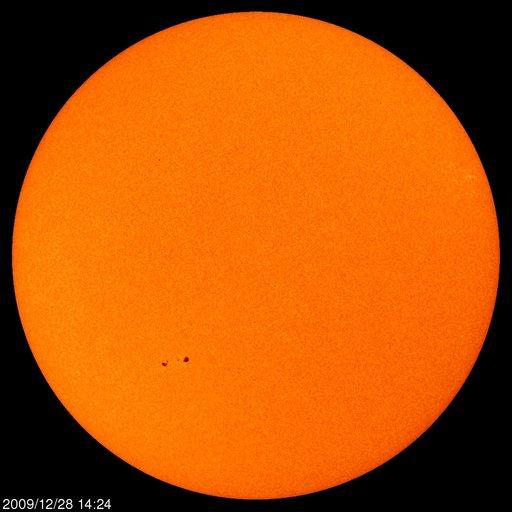
#> input picture SOHO_Images/20091228_1424_mdiigr_512.jpg, 512 x 512 px
$ python sunspot_tracker.py --images SOHO_Images
#> lines starting #> are read from the running program, lines starting #| are printed output that depends on the picture; after the words box and inside, x2 and y2 are one past the last pixel; in counts of white or black regions, pixels touching at a corner belong together
#External modules
import imutils
import cv2
from imutils import contours
from skimage import measure
import matplotlib.pyplot as plt
import pandas as pd
import numpy as np

#Standard python modules
import argparse, glob, time, re, itertools, math, copy
from datetime import datetime


ap = argparse.ArgumentParser()
ap.add_argument("-i", "--images", required=True, help="Path to the image folder")
ap.add_argument('-d', "--display", help='Display image frames and sunspot information during processing', action='store_true')

args = ap.parse_args()

#Round number to n decimal places
# [14 lines left out: functions round_to_n, toSphereCoordsFromOrthographic, not called in this run]

#Container class for finding the size and position of the sun in an image.
class SunImage:
    def __init__(self,image):
        self.image = image
        self.radius = -1
        self.centerCoords = None
        self.findSun(image)

    #Find a circle which matches the disc of the sun.
    def findSun(self, image):
        circles = cv2.HoughCircles(image, cv2.HOUGH_GRADIENT, 1.2, 100)

        if circles is not None:
            circles = np.round(circles[0, :]).astype("int")
            for (xc, yc, r) in circles:
                H, W = image.shape
                x, y = np.meshgrid(np.arange(W), np.arange(H))
                d2 = (x - xc)**2 + (y - yc)**2
                mask = d2 < (r-10)**2
                image[~mask] = 0
                cv2.circle(image, (xc, yc), r, 0, 7)

            self.image = image
            self.radius = r
            self.centerCoords = (xc, yc)

#Container class for sunspots and their various statistics.
#Has methods for both pixel coordinates in the image and conversions the spherical coordinates of the sun.
class SunSpot:
    def __init__(self, sunImage, cartesianCenterCoords, radius, boundingRect, filename, time):
        self.sunImage = sunImage
        self.cartesianCoords = cartesianCenterCoords
        self.filename = filename
        self.time = time
        self.boundingRect = boundingRect

    #Get the flat image coordinates sun centered by simply subtracting the found solar disc center
    # from the found center of the sunspot.
    def getSunCenteredCartestianCoords(self):
        return self.cartesianCoords - np.array(self.sunImage.centerCoords)

    #Get a bounding rectangle which contains the sunspot in sun centered coordinates.
    def getSunCenteredBoundingRectCoords(self):
        return np.array((self.boundingRect[0],self.boundingRect[1])) - np.array(self.sunImage.centerCoords)

    #Get a bounding rectangle which contains the sunspot in spherical coordinates.
    # [16 lines left out: functions getOrthographicSphereBoundingRectDegrees, getOrthographicSphereAreaDegreesSqrd, not called in this run]

    #Get the center of the sunspot in spherical coordinates.
    def getOrthographicSphereCoordsDegrees(self):
        sunCenteredCoords = self.getSunCenteredCartestianCoords()
        return (toSphereCoordsFromOrthographic(sunCenteredCoords[0], sunCenteredCoords[1], self.sunImage.radius)/math.pi)*180

# [46 lines left out: functions findSunspotUncertainty, displayImageAndSunSpotInfo, not called in this run]

def filterPossibleMatches(matchedPairs):
    if not matchedPairs:
        return []
    sumOfMovement = 0
    for mp in matchedPairs:
        sumOfMovement += mp[2]
    averageMovement = sumOfMovement/len(matchedPairs)
    filteredPairs = []
    remainingPairs = matchedPairs
    while(remainingPairs):
        minPair = min(remainingPairs , key=lambda x: abs(x[2]-averageMovement))
        remainingPairs = list(filter(lambda x: not np.array_equal(x[0].cartesianCoords, minPair[0].cartesianCoords), remainingPairs))
        remainingPairs = list(filter(lambda x: not np.array_equal(x[1].cartesianCoords, minPair[1].cartesianCoords), remainingPairs))
        filteredPairs.append(minPair)
    return filteredPairs

def matchSpotsBetweenFrames(previousSunSpots, newSunSpots):
    if not previousSunSpots or not newSunSpots:
        return []
    allPairedCenters = []
    for oc in previousSunSpots:
        for nc in newSunSpots:
            movementVector = nc.cartesianCoords-oc.cartesianCoords
            movementDistance = np.linalg.norm(movementVector)
            if movementVector[0] > 0 and movementDistance < 70:
                allPairedCenters.append((oc,nc,movementDistance))

    return filterPossibleMatches(allPairedCenters)

def findSunSpots(sun, image, blurred, imagefilename, imagetime):
    thresh = cv2.threshold(blurred, 140, 255, cv2.THRESH_BINARY)[1]

    labels = measure.label(thresh, background=0)
    mask = np.zeros(thresh.shape, dtype="uint8")

    for label in np.unique(labels):
        if label == 0:
            continue

        labelMask = np.zeros(thresh.shape, dtype="uint8")
        labelMask[labels == label] = 255
        numPixels = cv2.countNonZero(labelMask)

        if numPixels < 300:
            mask = cv2.add(mask, labelMask)

    cntrs = cv2.findContours(mask.copy(), cv2.RETR_EXTERNAL,
        cv2.CHAIN_APPROX_SIMPLE)
    cntrs = imutils.grab_contours(cntrs)
    if len(cntrs) < 1:
        return [],image
    cntrs = contours.sort_contours(cntrs)[0]

    sunSpots = []
    for (i, c) in enumerate(cntrs):
        (x, y, w, h) = cv2.boundingRect(c)
        ((cX, cY), radius) = cv2.minEnclosingCircle(c)
        sunSpots.append(SunSpot(sun, np.array((cX,cY), dtype=np.int32), radius, (x, y, w, h), imagefilename, imagetime))
        cv2.circle(image, (int(cX), int(cY)), int(radius),
            (0, 0, 255), 3)
        cv2.putText(image, "#{}".format(i + 1), (x, y - 15),
            cv2.FONT_HERSHEY_DUPLEX, 0.45, (0, 0, 255), 2)
    cv2.circle(image, sun.centerCoords, sun.radius, (0,255,0), 2)
    return sunSpots,image

# [67 lines left out: functions generateSunspotRotationRecord, generateSunspotRecord, not called in this run]

#Get all image files in the
imageFilenames = glob.glob("{imagePath}/*.jpg".format(imagePath=args.images)) + glob.glob("{imagePath}/*.png".format(imagePath=args.images))
imageFilenames.sort()

previousSunSpots = None
lastRecordTime = None
diffT = None
samples = pd.DataFrame(columns=['latitude','period'])
activeVectorChains = []
for i in imageFilenames:

    #Get the time and date the image was recorded
    timeString = re.search(r'[\d]{8}_[\d]{4}', i).group()
    recordTime = datetime.strptime(timeString, '%Y%m%d_%H%M')
    print(str(recordTime)+":")
    print(i)
    if lastRecordTime:
        diffT = recordTime - lastRecordTime
        print("DT = {DT}\n".format(DT=diffT))
    lastRecordTime = recordTime

    # load image, convert to grayscale, and blur it
    image = cv2.imread(i)
#> image is the input picture: shape (512, 512, 3); mean B, G, R 4.1, 81.9, 179.1
    gray = cv2.cvtColor(image, cv2.COLOR_BGR2GRAY)
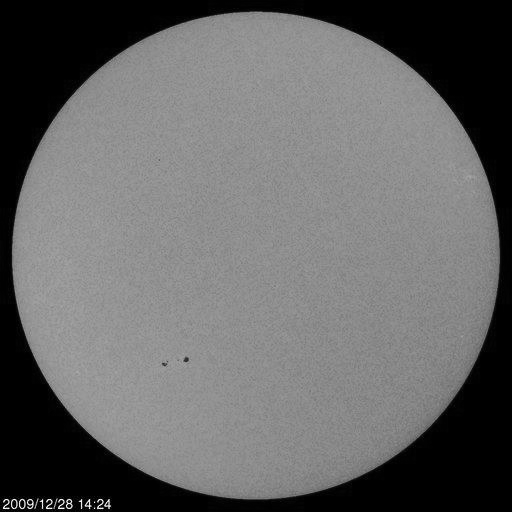
#> gray: shape (512, 512); min 0, max 255, mean 102.1
    gray = ~gray
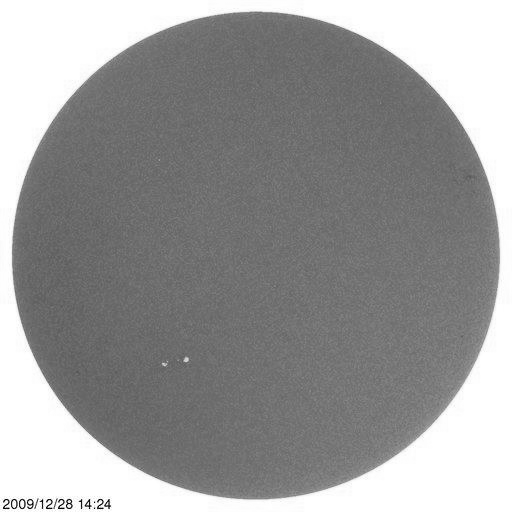
#> gray: shape (512, 512); min 0, max 255, mean 152.9
    blurred = cv2.GaussianBlur(gray, (5, 5), 0)

    #Find the radius and center of the solar disc in the image
    sun = SunImage(blurred)
#> in findSun, `circles = cv2.HoughCircles(image, cv2.HOUGH_GRADIENT, 1.2, 100)`: circles = [[253.8, 253.8, 242.2]]
#> in findSun, `circles = np.round(circles[0, :]).astype("int")`: circles = [[254, 254, 242]]
#> the loop in findSun, `for (xc, yc, r) in circles:` made 1 pass
#> (xc, yc, r, H, W) on pass 1: (254, 254, 242, 512, 512)
#> pass 1, in findSun, `d2 = (x - xc)**2 + (y - yc)**2`:
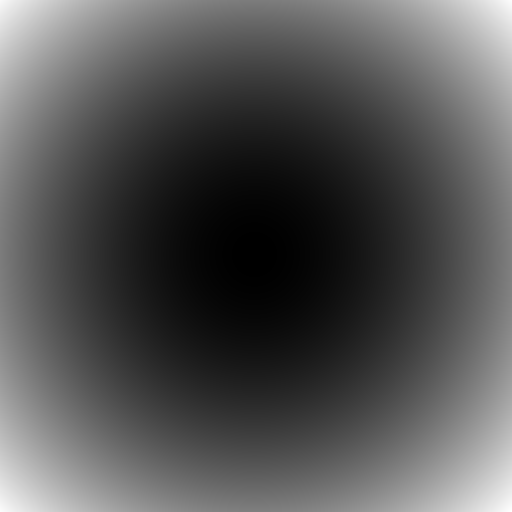
#> d2: shape (512, 512) int64; min 0, max 132098, mean 43695; drawn with min black and max white
#> pass 1, in findSun, `mask = d2 < (r-10)**2`:
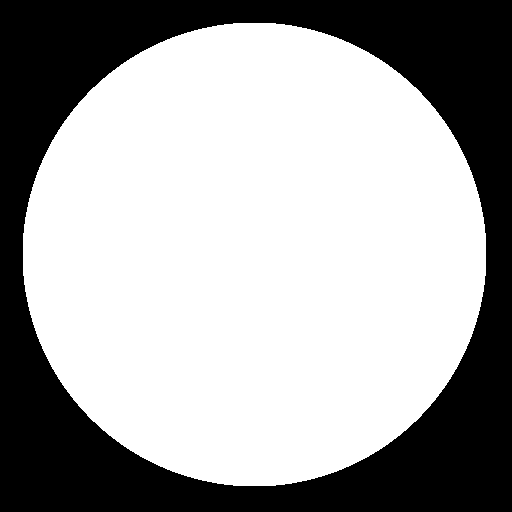
#> mask: shape (512, 512) bool; 64.5% white; 1 black region, box (x1, y1, x2, y2) and area: (0, 0, 512, 512) 93107
#> after the loop in findSun, `for (xc, yc, r) in circles:`:
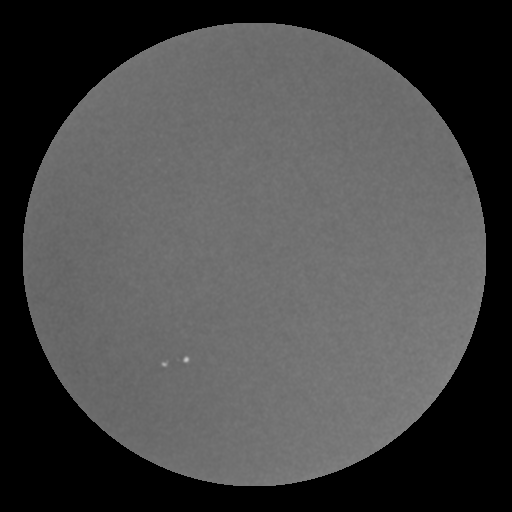
#> image: shape (512, 512); min 0, max 199, mean 72
#> in findSun, `self.radius = r`: self.radius = 242
#> in findSun, `self.centerCoords = (xc, yc)`: self.centerCoords = (254, 254)

    #Find sunspots in the image
    newSunSpots,image = findSunSpots(sun, image, blurred,i,recordTime)
#> in findSunSpots, `thresh = cv2.threshold(blurred, 140, 255, cv2.THRESH_BINARY)[1]`:
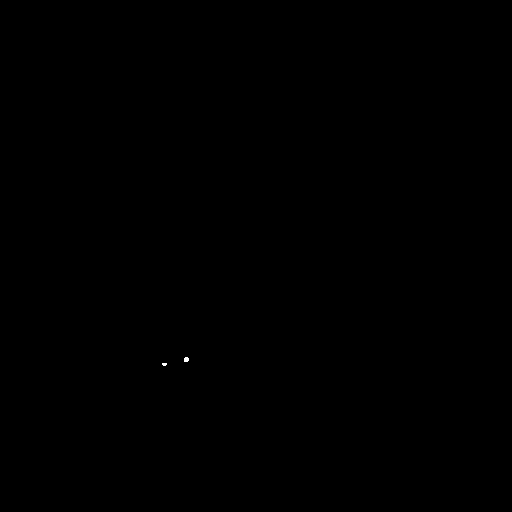
#> thresh: shape (512, 512); 0.01% white; 2 white regions (1 under 20 px), largest, box (x1, y1, x2, y2) and area: (184, 357, 189, 362) 22
#> in findSunSpots, `labels = measure.label(thresh, background=0)`: labels: shape (512, 512) int64; 3 distinct labels, from 0 to 2
#> the loop in findSunSpots, `for label in np.unique(labels):` made 3 passes
#> numPixels on passes 2 to 3: 22, 13
#> after the loop in findSunSpots, `for label in np.unique(labels):`: labelMask: shape (512, 512); 0% white in thin lines or dots, all inside (x1, y1, x2, y2) = (162, 363, 167, 366)
#> in findSunSpots, `cntrs = cv2.findContours(mask.copy(), cv2.RETR_EXTERNAL, cv2.CHAIN_APP..`: cntrs = 2 contours, all with area under 20
#> the loop in findSunSpots, `for (i, c) in enumerate(cntrs):` made 2 passes
#> (x, y, w, h, cX, cY, radius) on passes 1 to 2: (162, 363, 5, 3, 164, 363.5, 2.06), (184, 357, 5, 5, 185.8, 359.2, 2.53)
#> after the loop in findSunSpots, `for (i, c) in enumerate(cntrs):`: sunSpots = 2 items
#> in findSunSpots, `cv2.circle(image, sun.centerCoords, sun.radius, (0,255,0), 2)`:
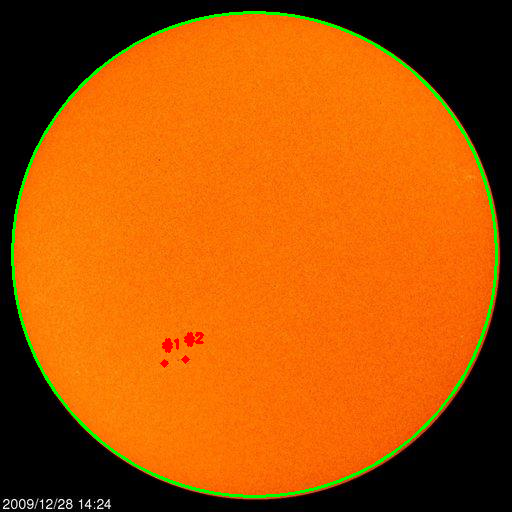
#> image: shape (512, 512, 3); mean B, G, R 3.8, 84.6, 175.4
#> newSunSpots = 2 items

    #Find the matching sunspot images between this frame and previous frame.
    timePairedCenters = matchSpotsBetweenFrames(previousSunSpots, newSunSpots)
#> timePairedCenters = []
    previousSunSpots = newSunSpots
#> previousSunSpots = 2 items

    for tpc in timePairedCenters:
        tpcChained = False
        for chain in activeVectorChains:
            if chain['sunspots'][-1].cartesianCoords[0] == tpc[0].cartesianCoords[0] and \
             chain['sunspots'][-1].cartesianCoords[1] == tpc[0].cartesianCoords[1]:

                chain['sunspots'].append(tpc[1])
                chain['timeElapsed'] += diffT.total_seconds()

                tpcChained = True

        if not tpcChained:
            activeVectorChains.append({'sunspots': [tpc[0], tpc[1]],'timeElapsed' : diffT.total_seconds()})
#> this loop made 0 passes
#> after the loop, activeVectorChains = []

    if args.display:
        displayImageAndSunSpotInfo(sun, timePairedCenters)
#> pass 2 of the loop `for i in imageFilenames:`:
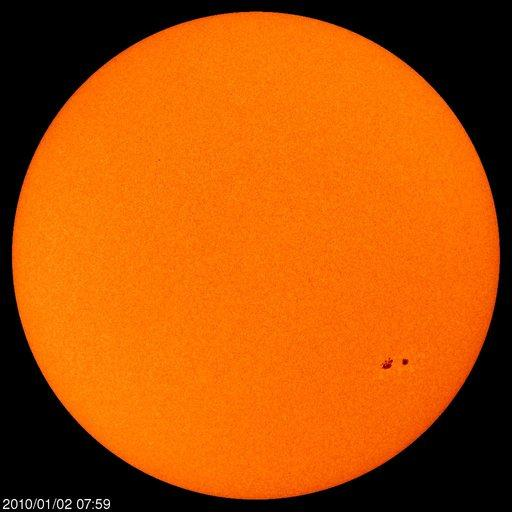
#> input picture SOHO_Images/20100102_0759_mdiigr_512.jpg, 512 x 512 px
#> image is the input picture: shape (512, 512, 3); mean B, G, R 4.1, 82.1, 179.1
#> in findSun (call 2), `circles = cv2.HoughCircles(image, cv2.HOUGH_GRADIENT, 1.2, 100)`: circles = [[255, 256.2, 244]]
#> in findSun (call 2), `circles = np.round(circles[0, :]).astype("int")`: circles = [[255, 256, 244]]
#> the loop in findSun (call 2), `for (xc, yc, r) in circles:` made 1 pass
#> (xc, yc, r, H, W) on pass 1: (255, 256, 244, 512, 512)
#> after the loop in findSun (call 2), `for (xc, yc, r) in circles:`:
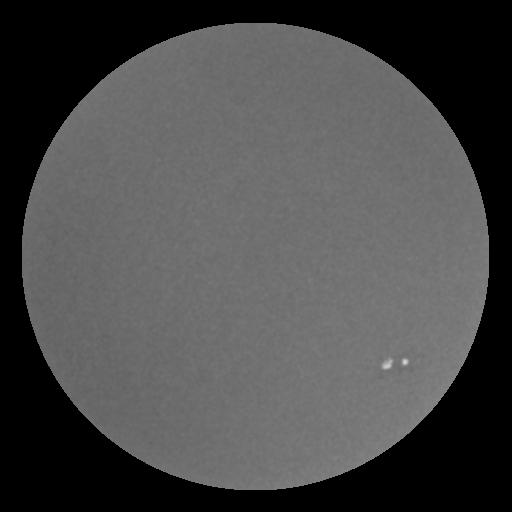
#> image: shape (512, 512); min 0, max 210, mean 73.3
#> self.radius = 244
#> self.centerCoords = (255, 256)
#> thresh: shape (512, 512); 0.05% white; 2 white regions, box (x1, y1, x2, y2) and area: (382, 358, 393, 370) 83, (402, 358, 409, 366) 40
#> labels: shape (512, 512) int64; 3 distinct labels, from 0 to 2
#> the loop in findSunSpots (call 2), `for label in np.unique(labels):` made 3 passes
#> numPixels on passes 2 to 3: 83, 40
#> cntrs = 2 contours; box (x1, y1, x2, y2) and area: (382, 358, 393, 370) 67, (402, 358, 409, 366) 30
#> the loop in findSunSpots (call 2), `for (i, c) in enumerate(cntrs):` made 2 passes
#> (x, y, w, h, cX, cY, radius) on pass 1: (382, 358, 11, 12, 387, 364, 6.4)
#> in findSunSpots (call 2), `cv2.circle(image, sun.centerCoords, sun.radius, (0,255,0), 2)`:
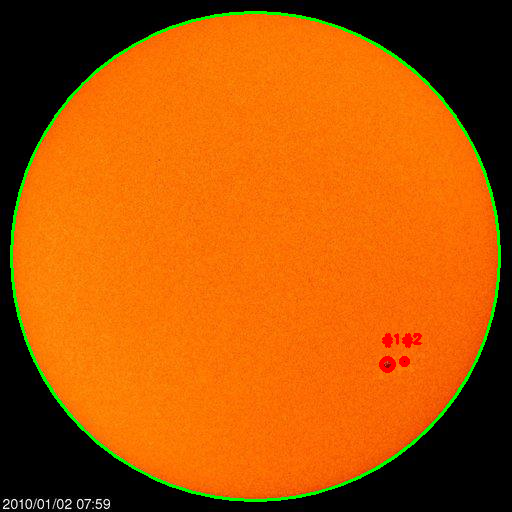
#> image: shape (512, 512, 3); mean B, G, R 3.8, 85.5, 176.9
#> the loop in matchSpotsBetweenFrames (call 2), `for oc in previousSunSpots:` made 2 passes

sunspotChainCount = 0

firstSunspotMeasurements = pd.DataFrame(columns=['Image Filename','Sunspot Longitude', 'Sunspot Latitude',
                                                 'Sunspot Area', 'Date & Time' ])
secondSunspotMeasurements = pd.DataFrame(columns=['Image Filename','Sunspot Longitude', 'Sunspot Latitude',
                                                 'Sunspot Area', 'Date & Time' ])
sunspotRotationTable = pd.DataFrame(columns=['Average Latitude','Longitude Difference', 'Time Difference (h)',
                                                 'Rotational Speed (degrees/h)', 'Rotational Period (d)' ])

for chain in activeVectorChains:
    #if chain['timeElapsed'] > 3600*60:
    #print(len(chain['sunspots']),chain['timeElapsed'])

    #Uncertainty at the edges of the sun is higher so lets move in until we get below a threshold of uncertainty.
    beginningSunspot = None
    endSunspot = None
    countOfSunspotBeginning = 0
    for ss in chain['sunspots']:
        #Filter out reading with too much uncertainty
        if abs(findSunspotUncertainty(ss)[0]*ss.getOrthographicSphereCoordsDegrees()[0]) < 3.0:
            beginningSunspot = ss
            break
        countOfSunspotBeginning+=1
    if not beginningSunspot:
        continue
    for ss in chain['sunspots'][countOfSunspotBeginning-1::-1]:
        #Filter out reading with too much uncertainty
        if abs(findSunspotUncertainty(ss)[0]*ss.getOrthographicSphereCoordsDegrees()[0]) < 3.0:
            endSunspot = ss
            break
    if not endSunspot:
        continue
    #Let's only look at longer timeframes (Observed for more than 60 hours)
    if (endSunspot.time - beginningSunspot.time).total_seconds() < 60*60*60:
        continue

    firstSunspotMeasurements = firstSunspotMeasurements.append(generateSunspotRecord(beginningSunspot),ignore_index=True)

    secondSunspotMeasurements = secondSunspotMeasurements.append(generateSunspotRecord(endSunspot),ignore_index=True)

    sunspotRotationTable = sunspotRotationTable.append(generateSunspotRotationRecord(beginningSunspot, endSunspot),ignore_index=True)


print("First Sunspot Measurements")
print(firstSunspotMeasurements)
firstSunspotMeasurements.to_csv("firstSunspotMeasurements.csv")
print()
print("Second Sunspot Measurements")
print(secondSunspotMeasurements)
secondSunspotMeasurements.to_csv("secondSunspotMeasurements.csv")
print()
print("Sun Rotation Data")
print(sunspotRotationTable)
sunspotRotationTable.to_csv("sunspotRotationTable.csv")
